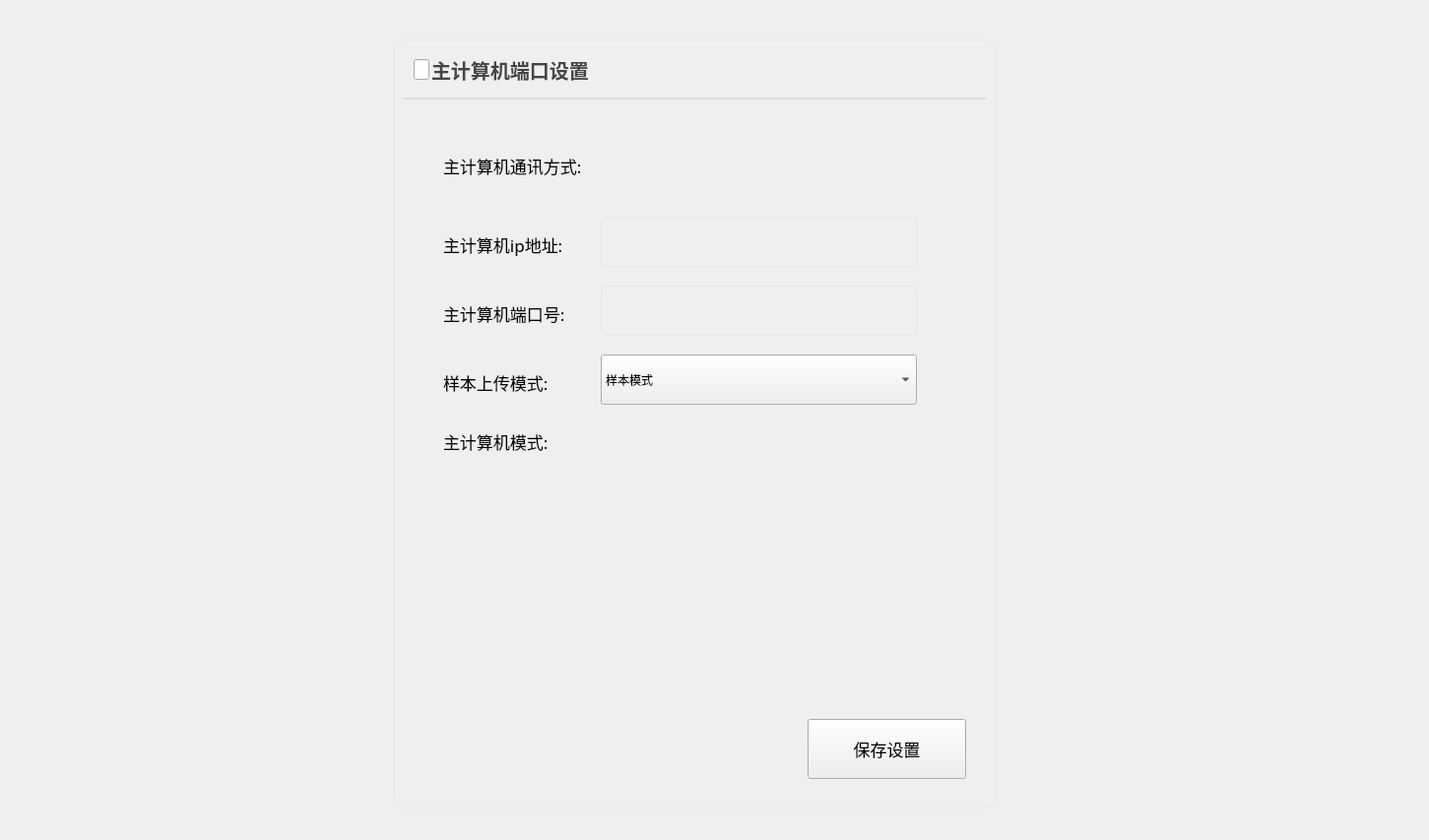
<?xml version="1.0" encoding="UTF-8"?>
<ui version="4.0">
 <class>frmLisSetting</class>
 <widget class="QWidget" name="frmLisSetting">
  <property name="geometry">
   <rect>
    <x>0</x>
    <y>0</y>
    <width>1451</width>
    <height>853</height>
   </rect>
  </property>
  <property name="windowTitle">
   <string>Form</string>
  </property>
  <widget class="QWidget" name="widget_5" native="true">
   <property name="geometry">
    <rect>
     <x>400</x>
     <y>40</y>
     <width>611</width>
     <height>781</height>
    </rect>
   </property>
   <property name="styleSheet">
    <string notr="true">QWidget#widget_5{
border:1px solid #E4E8EB;
border-radius: 10px;
font:14px &quot;苹方 粗体&quot;;
}</string>
   </property>
   <widget class="QLineEdit" name="lineEdit_25">
    <property name="geometry">
     <rect>
      <x>10</x>
      <y>40</y>
      <width>591</width>
      <height>21</height>
     </rect>
    </property>
    <property name="styleSheet">
     <string notr="true">	border:none;
	background-color:transparent;
	border-bottom:2px solid #DDDDDD;
</string>
    </property>
    <property name="readOnly">
     <bool>true</bool>
    </property>
   </widget>
   <widget class="QLineEdit" name="lineEdit_27">
    <property name="geometry">
     <rect>
      <x>20</x>
      <y>20</y>
      <width>16</width>
      <height>21</height>
     </rect>
    </property>
    <property name="styleSheet">
     <string notr="true">/*	border:none;
	background-color:transparent;
	border-left:10px solid ;*/
</string>
    </property>
    <property name="readOnly">
     <bool>true</bool>
    </property>
   </widget>
   <widget class="QLabel" name="lblHoleinfo_4">
    <property name="geometry">
     <rect>
      <x>38</x>
      <y>16</y>
      <width>201</width>
      <height>30</height>
     </rect>
    </property>
    <property name="font">
     <font>
      <family>苹方 粗体</family>
      <pointsize>15</pointsize>
      <weight>75</weight>
      <bold>true</bold>
     </font>
    </property>
    <property name="focusPolicy">
     <enum>Qt::NoFocus</enum>
    </property>
    <property name="styleSheet">
     <string notr="true">color:#444444;</string>
    </property>
    <property name="text">
     <string>主计算机端口设置</string>
    </property>
   </widget>
   <widget class="QLabel" name="lblInfo2">
    <property name="geometry">
     <rect>
      <x>50</x>
      <y>260</y>
      <width>161</width>
      <height>36</height>
     </rect>
    </property>
    <property name="font">
     <font>
      <family>苹方 粗体</family>
      <pointsize>13</pointsize>
      <weight>50</weight>
      <bold>false</bold>
     </font>
    </property>
    <property name="focusPolicy">
     <enum>Qt::NoFocus</enum>
    </property>
    <property name="text">
     <string>主计算机端口号:</string>
    </property>
   </widget>
   <widget class="QLineEdit" name="lblTcpPort">
    <property name="geometry">
     <rect>
      <x>210</x>
      <y>250</y>
      <width>321</width>
      <height>51</height>
     </rect>
    </property>
    <property name="font">
     <font>
      <family>苹方 粗体</family>
      <pointsize>-1</pointsize>
      <weight>50</weight>
      <italic>false</italic>
      <bold>false</bold>
     </font>
    </property>
    <property name="focusPolicy">
     <enum>Qt::ClickFocus</enum>
    </property>
    <property name="styleSheet">
     <string notr="true">border:1px solid #E4E8EB;border-radius:5px;padding:2px 4px;background-color: transparent;color:#444444;
font:18px &quot;苹方 粗体&quot;;</string>
    </property>
    <property name="text">
     <string/>
    </property>
    <property name="alignment">
     <set>Qt::AlignCenter</set>
    </property>
   </widget>
   <widget class="QLineEdit" name="lblTcpIp">
    <property name="geometry">
     <rect>
      <x>210</x>
      <y>180</y>
      <width>321</width>
      <height>51</height>
     </rect>
    </property>
    <property name="font">
     <font>
      <family>苹方 粗体</family>
      <pointsize>-1</pointsize>
      <weight>50</weight>
      <italic>false</italic>
      <bold>false</bold>
     </font>
    </property>
    <property name="focusPolicy">
     <enum>Qt::ClickFocus</enum>
    </property>
    <property name="styleSheet">
     <string notr="true">border:1px solid #E4E8EB;border-radius:5px;padding:2px 4px;background-color: transparent;color:#444444;
font:18px &quot;苹方 粗体&quot;;</string>
    </property>
    <property name="text">
     <string/>
    </property>
    <property name="alignment">
     <set>Qt::AlignCenter</set>
    </property>
   </widget>
   <widget class="QLabel" name="lblInfo1">
    <property name="geometry">
     <rect>
      <x>50</x>
      <y>190</y>
      <width>161</width>
      <height>36</height>
     </rect>
    </property>
    <property name="font">
     <font>
      <family>苹方 粗体</family>
      <pointsize>13</pointsize>
      <weight>50</weight>
      <bold>false</bold>
     </font>
    </property>
    <property name="focusPolicy">
     <enum>Qt::NoFocus</enum>
    </property>
    <property name="text">
     <string>主计算机ip地址:</string>
    </property>
   </widget>
   <widget class="QPushButton" name="btnSave">
    <property name="geometry">
     <rect>
      <x>420</x>
      <y>690</y>
      <width>161</width>
      <height>61</height>
     </rect>
    </property>
    <property name="font">
     <font>
      <family>苹方 粗体</family>
      <pointsize>13</pointsize>
      <weight>50</weight>
      <bold>false</bold>
      <stylestrategy>PreferDefault</stylestrategy>
     </font>
    </property>
    <property name="focusPolicy">
     <enum>Qt::NoFocus</enum>
    </property>
    <property name="styleSheet">
     <string notr="true"/>
    </property>
    <property name="text">
     <string>保存设置</string>
    </property>
    <property name="iconSize">
     <size>
      <width>37</width>
      <height>32</height>
     </size>
    </property>
    <property name="checkable">
     <bool>false</bool>
    </property>
    <property name="checked">
     <bool>false</bool>
    </property>
    <property name="autoExclusive">
     <bool>false</bool>
    </property>
   </widget>
   <widget class="QLabel" name="label_22">
    <property name="geometry">
     <rect>
      <x>50</x>
      <y>110</y>
      <width>161</width>
      <height>36</height>
     </rect>
    </property>
    <property name="font">
     <font>
      <family>苹方 粗体</family>
      <pointsize>13</pointsize>
      <weight>50</weight>
      <bold>false</bold>
     </font>
    </property>
    <property name="focusPolicy">
     <enum>Qt::NoFocus</enum>
    </property>
    <property name="text">
     <string>主计算机通讯方式:</string>
    </property>
   </widget>
   <widget class="QtMaterialRadioButton" name="radioBoxTcp" native="true">
    <property name="geometry">
     <rect>
      <x>210</x>
      <y>100</y>
      <width>181</width>
      <height>45</height>
     </rect>
    </property>
    <property name="font">
     <font>
      <family>苹方 粗体</family>
      <pointsize>16</pointsize>
     </font>
    </property>
   </widget>
   <widget class="QtMaterialRadioButton" name="radioBoxCom" native="true">
    <property name="geometry">
     <rect>
      <x>400</x>
      <y>100</y>
      <width>181</width>
      <height>45</height>
     </rect>
    </property>
    <property name="font">
     <font>
      <family>苹方 粗体</family>
      <pointsize>16</pointsize>
     </font>
    </property>
   </widget>
   <widget class="QLabel" name="label_23">
    <property name="geometry">
     <rect>
      <x>50</x>
      <y>390</y>
      <width>161</width>
      <height>36</height>
     </rect>
    </property>
    <property name="font">
     <font>
      <family>苹方 粗体</family>
      <pointsize>13</pointsize>
      <weight>50</weight>
      <bold>false</bold>
     </font>
    </property>
    <property name="focusPolicy">
     <enum>Qt::NoFocus</enum>
    </property>
    <property name="text">
     <string>主计算机模式:</string>
    </property>
   </widget>
   <widget class="CusCheckBox" name="ckxAutoGet" native="true">
    <property name="geometry">
     <rect>
      <x>50</x>
      <y>430</y>
      <width>201</width>
      <height>51</height>
     </rect>
    </property>
    <property name="font">
     <font>
      <family>苹方 粗体</family>
      <pointsize>13</pointsize>
     </font>
    </property>
   </widget>
   <widget class="CusCheckBox" name="ckxAutoSend" native="true">
    <property name="geometry">
     <rect>
      <x>50</x>
      <y>490</y>
      <width>201</width>
      <height>51</height>
     </rect>
    </property>
    <property name="font">
     <font>
      <family>苹方 粗体</family>
      <pointsize>13</pointsize>
     </font>
    </property>
   </widget>
   <widget class="CusCheckBox" name="ckxAutoLink" native="true">
    <property name="geometry">
     <rect>
      <x>50</x>
      <y>550</y>
      <width>201</width>
      <height>51</height>
     </rect>
    </property>
    <property name="font">
     <font>
      <family>苹方 粗体</family>
      <pointsize>13</pointsize>
     </font>
    </property>
   </widget>
   <widget class="QComboBox" name="cbxCom">
    <property name="geometry">
     <rect>
      <x>210</x>
      <y>180</y>
      <width>321</width>
      <height>51</height>
     </rect>
    </property>
    <property name="font">
     <font>
      <family>苹方 粗体</family>
      <pointsize>-1</pointsize>
      <weight>50</weight>
      <italic>false</italic>
      <bold>false</bold>
     </font>
    </property>
    <property name="focusPolicy">
     <enum>Qt::ClickFocus</enum>
    </property>
    <property name="styleSheet">
     <string notr="true">.QComboBox{
        border:1px solid #E4E8EB;
        border-radius:	5px;
        padding:2px 4px;
        background-color: transparent;
        color:#444444;
        font:18px &quot;苹方 粗体&quot;;
    }
    
    .QComboBox:disabled{
        background-color: #E4E4E4;
    }
    
    .QComboBox QAbstractItemView {
        border: none;
        color:#444444;
        font:20px &quot;苹方 粗体&quot;;
    }
    
    .QComboBox QAbstractItemView::item {
        height: 50px;
    }
    
    .QComboBox QAbstractItemView::item:selected {
        background:#F0E3E3;
        color:white
    }
    
    .QComboBox::drop-down {
        width: 20px;
        border:none;
    }
    
    .QComboBox::down-arrow {
        width: 25px;
        height: 25px;
        image: url(:/image/arrow_drop_down.svg);
    }</string>
    </property>
    <property name="editable">
     <bool>false</bool>
    </property>
   </widget>
   <widget class="QComboBox" name="cbxBaudrate">
    <property name="geometry">
     <rect>
      <x>210</x>
      <y>250</y>
      <width>321</width>
      <height>51</height>
     </rect>
    </property>
    <property name="font">
     <font>
      <family>苹方 粗体</family>
      <pointsize>-1</pointsize>
      <weight>50</weight>
      <italic>false</italic>
      <bold>false</bold>
     </font>
    </property>
    <property name="focusPolicy">
     <enum>Qt::ClickFocus</enum>
    </property>
    <property name="styleSheet">
     <string notr="true">.QComboBox{
        border:1px solid #E4E8EB;
        border-radius:	5px;
        padding:2px 4px;
        background-color: transparent;
        color:#444444;
        font:18px &quot;苹方 粗体&quot;;
    }
    
    .QComboBox:disabled{
        background-color: #E4E4E4;
    }
    
    .QComboBox QAbstractItemView {
        border: none;
        color:#444444;
        font:20px &quot;苹方 粗体&quot;;
    }
    
    .QComboBox QAbstractItemView::item {
        height: 50px;
    }
    
    .QComboBox QAbstractItemView::item:selected {
        background:#F0E3E3;
        color:white
    }
    
    .QComboBox::drop-down {
        width: 20px;
        border:none;
    }
    
    .QComboBox::down-arrow {
        width: 25px;
        height: 25px;
        image: url(:/image/arrow_drop_down.svg);
    }</string>
    </property>
    <property name="editable">
     <bool>false</bool>
    </property>
   </widget>
   <widget class="QLabel" name="lbl_SamLis_Mode">
    <property name="geometry">
     <rect>
      <x>50</x>
      <y>330</y>
      <width>161</width>
      <height>36</height>
     </rect>
    </property>
    <property name="font">
     <font>
      <family>苹方 粗体</family>
      <pointsize>13</pointsize>
      <weight>50</weight>
      <bold>false</bold>
     </font>
    </property>
    <property name="focusPolicy">
     <enum>Qt::NoFocus</enum>
    </property>
    <property name="text">
     <string>样本上传模式:</string>
    </property>
   </widget>
   <widget class="QComboBox" name="cmb_SamLis_Mode">
    <property name="geometry">
     <rect>
      <x>210</x>
      <y>320</y>
      <width>321</width>
      <height>51</height>
     </rect>
    </property>
    <item>
     <property name="text">
      <string>样本模式</string>
     </property>
    </item>
    <item>
     <property name="text">
      <string>测试模式</string>
     </property>
    </item>
   </widget>
   <zorder>cbxBaudrate</zorder>
   <zorder>cbxCom</zorder>
   <zorder>lineEdit_25</zorder>
   <zorder>lineEdit_27</zorder>
   <zorder>lblHoleinfo_4</zorder>
   <zorder>lblInfo2</zorder>
   <zorder>lblTcpPort</zorder>
   <zorder>lblTcpIp</zorder>
   <zorder>lblInfo1</zorder>
   <zorder>btnSave</zorder>
   <zorder>label_22</zorder>
   <zorder>radioBoxTcp</zorder>
   <zorder>radioBoxCom</zorder>
   <zorder>label_23</zorder>
   <zorder>ckxAutoGet</zorder>
   <zorder>ckxAutoSend</zorder>
   <zorder>ckxAutoLink</zorder>
   <zorder>lbl_SamLis_Mode</zorder>
   <zorder>cmb_SamLis_Mode</zorder>
  </widget>
 </widget>
 <customwidgets>
  <customwidget>
   <class>CusCheckBox</class>
   <extends>QWidget</extends>
   <header>cuscheckbox.h</header>
   <container>1</container>
  </customwidget>
  <customwidget>
   <class>QtMaterialRadioButton</class>
   <extends>QWidget</extends>
   <header>qtmaterialradiobutton.h</header>
   <container>1</container>
  </customwidget>
 </customwidgets>
 <resources/>
 <connections/>
</ui>
